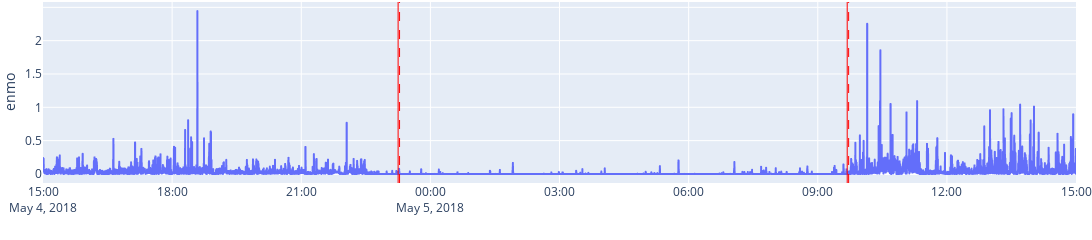

Here is the notebook cell this chart was saved with:
### Code cell
fig = px.line(partial_series, x='timestamp', y='enmo')
for index, row in events.iterrows():
    fig.add_vline(x=row.timestamp, line_width=1, line_color='red')
    
for index, row in events_prediction.iterrows():
    fig.add_vline(x=row.timestamp, line_width=1, line_dash='dash', line_color='red')


fig.update_layout(legend_title="Events", width=1100, height=150, xaxis_title='', margin=dict(l=0,r=0,b=0,t=0))

### Figure 1 — Plotly figure (JSON) as saved in the notebook; plotly's stock layout.template omitted (floating-point values rounded to 4 significant figures; data arrays with more than 128 entries replaced by an {"elided": "..."} marker saying what was removed)
{"data": [{"hovertemplate": "timestamp=%{x}<br>enmo=%{y}<extra></extra>", "legendgroup": "", "line": {"color": "#636efa", "dash": "solid"}, "marker": {"symbol": "circle"}, "mode": "lines", "name": "", "showlegend": false, "type": "scattergl", "x": {"elided": "17280 str values"}, "xaxis": "x", "y": {"elided": "17280 float values"}, "yaxis": "y"}], "layout": {"height": 150, "legend": {"title": {"text": "Events"}, "tracegroupgap": 0}, "margin": {"b": 0, "l": 0, "r": 0, "t": 0}, "shapes": [{"line": {"color": "red", "width": 1}, "type": "line", "x0": "2018-05-04T23:15:00", "x1": "2018-05-04T23:15:00", "xref": "x", "y0": 0, "y1": 1, "yref": "y domain"}, {"line": {"color": "red", "width": 1}, "type": "line", "x0": "2018-05-05T09:41:00", "x1": "2018-05-05T09:41:00", "xref": "x", "y0": 0, "y1": 1, "yref": "y domain"}, {"line": {"color": "red", "dash": "dash", "width": 1}, "type": "line", "x0": "2018-05-04T23:17:00", "x1": "2018-05-04T23:17:00", "xref": "x", "y0": 0, "y1": 1, "yref": "y domain"}, {"line": {"color": "red", "dash": "dash", "width": 1}, "type": "line", "x0": "2018-05-05T09:43:00", "x1": "2018-05-05T09:43:00", "xref": "x", "y0": 0, "y1": 1, "yref": "y domain"}], "width": 1100, "xaxis": {"anchor": "y", "domain": [0, 1], "title": {"text": ""}}, "yaxis": {"anchor": "x", "domain": [0, 1], "title": {"text": "enmo"}}}}
